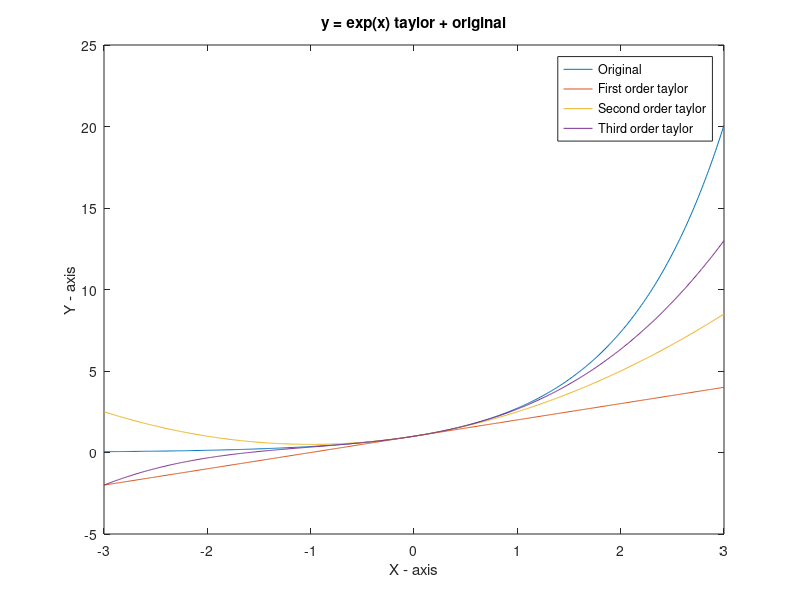

Write MATLAB code to recreate this figure.
clc;
clear all;
close all;

x = -3:0.01:3;
y = exp(x);
y3 = 1 + x + x.^2/2 + x.^3/6;
y2 = 1 + x + x.^2/2;
y1 = 1 + x;

figure(1);
plot(x, y);
hold on;
plot(x, y1);
plot(x, y2);
plot(x, y3);
xlabel('X - axis');
ylabel('Y - axis');
title('y = exp(x) taylor + original');
legend('Original', 'First order taylor', 'Second order taylor', 'Third order taylor');
